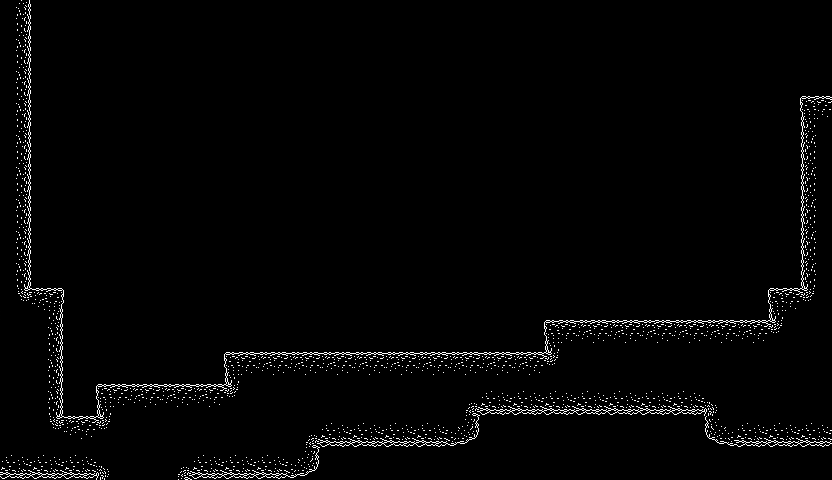

The image is a tile-based game level rendered from a .tmx file. Its description and complete source (layers, tilesets, objects, tile grids) follow:
An orthogonal 26x15 tile map with 32x32 px tiles, 2 tile layers (BackGround, Playable).

<map version="1.10" tiledversion="1.10.2" orientation="orthogonal" renderorder="right-down" width="26" height="15" tilewidth="32" tileheight="32" infinite="0" nextlayerid="10" nextobjectid="7">
 <tileset firstgid="1" name="BaseSet" tilewidth="32" tileheight="32" tilecount="96" columns="96">
  <image source="lunar1b_tileset_singlefile_fixed.png" width="3072" height="32" />
  <wangsets>
   <wangset name="Terrain" type="corner" tile="-1">
    <wangcolor name="" color="#ff0000" tile="-1" probability="1" />
    <wangtile tileid="1" wangid="0,0,0,1,0,0,0,0" />
    <wangtile tileid="2" wangid="0,0,0,1,0,1,0,0" />
    <wangtile tileid="3" wangid="0,0,0,0,0,1,0,0" />
    <wangtile tileid="4" wangid="0,1,0,1,0,0,0,0" />
    <wangtile tileid="5" wangid="0,1,0,1,0,1,0,1" />
    <wangtile tileid="6" wangid="0,0,0,0,0,1,0,1" />
    <wangtile tileid="7" wangid="0,1,0,0,0,0,0,0" />
    <wangtile tileid="8" wangid="0,1,0,0,0,0,0,1" />
    <wangtile tileid="9" wangid="0,0,0,0,0,0,0,1" />
    <wangtile tileid="54" wangid="0,1,0,0,0,1,0,1" />
    <wangtile tileid="55" wangid="0,0,0,1,0,1,0,1" />
    <wangtile tileid="57" wangid="0,1,0,1,0,1,0,0" />
    <wangtile tileid="95" wangid="0,1,0,1,0,0,0,1" />
   </wangset>
   <wangset name="Planet1" type="corner" tile="-1">
    <wangcolor name="" color="#ff0000" tile="-1" probability="1" />
    <wangtile tileid="21" wangid="0,1,0,1,0,0,0,0" />
    <wangtile tileid="22" wangid="0,1,0,1,0,1,0,1" />
    <wangtile tileid="23" wangid="0,0,0,0,0,1,0,1" />
    <wangtile tileid="27" wangid="0,1,0,0,0,0,0,0" />
    <wangtile tileid="28" wangid="0,1,0,0,0,0,0,1" />
    <wangtile tileid="29" wangid="0,0,0,0,0,0,0,1" />
    <wangtile tileid="33" wangid="0,0,0,1,0,0,0,0" />
    <wangtile tileid="34" wangid="0,0,0,1,0,1,0,0" />
    <wangtile tileid="35" wangid="0,0,0,0,0,1,0,0" />
   </wangset>
   <wangset name="Planet2" type="corner" tile="-1">
    <wangcolor name="" color="#ff0000" tile="-1" probability="1" />
    <wangtile tileid="24" wangid="0,1,0,1,0,0,0,0" />
    <wangtile tileid="25" wangid="0,1,0,1,0,1,0,1" />
    <wangtile tileid="26" wangid="0,0,0,0,0,1,0,1" />
    <wangtile tileid="30" wangid="0,1,0,0,0,0,0,0" />
    <wangtile tileid="31" wangid="0,1,0,0,0,0,0,1" />
    <wangtile tileid="32" wangid="0,0,0,0,0,0,0,1" />
    <wangtile tileid="36" wangid="0,0,0,1,0,0,0,0" />
    <wangtile tileid="37" wangid="0,0,0,1,0,1,0,0" />
    <wangtile tileid="38" wangid="0,0,0,0,0,1,0,0" />
   </wangset>
   <wangset name="PlatformEarth" type="edge" tile="-1">
    <wangcolor name="" color="#ff0000" tile="-1" probability="1" />
    <wangtile tileid="12" wangid="0,0,1,0,0,0,0,0" />
    <wangtile tileid="13" wangid="0,0,1,0,0,0,1,0" />
    <wangtile tileid="14" wangid="0,0,0,0,0,0,1,0" />
   </wangset>
   <wangset name="PlatformWalkWay" type="edge" tile="-1">
    <wangcolor name="" color="#ff0000" tile="-1" probability="1" />
    <wangtile tileid="49" wangid="0,0,1,0,0,0,0,0" />
    <wangtile tileid="50" wangid="0,0,1,0,0,0,1,0" />
    <wangtile tileid="51" wangid="0,0,0,0,0,0,1,0" />
    <wangtile tileid="52" wangid="0,0,1,0,0,0,1,0" />
   </wangset>
   <wangset name="AntennaTop" type="corner" tile="-1">
    <wangcolor name="" color="#ff0000" tile="-1" probability="1" />
    <wangtile tileid="39" wangid="0,1,0,0,0,0,0,0" />
    <wangtile tileid="40" wangid="0,0,0,0,0,0,0,1" />
    <wangtile tileid="43" wangid="0,0,0,1,0,0,0,0" />
    <wangtile tileid="44" wangid="0,0,0,0,0,1,0,0" />
   </wangset>
   <wangset name="AntennaBottom" type="corner" tile="-1">
    <wangcolor name="" color="#ff0000" tile="-1" probability="1" />
    <wangtile tileid="41" wangid="0,1,0,0,0,0,0,0" />
    <wangtile tileid="42" wangid="0,0,0,0,0,0,0,1" />
    <wangtile tileid="45" wangid="0,0,0,1,0,0,0,0" />
    <wangtile tileid="46" wangid="0,0,0,0,0,1,0,0" />
   </wangset>
   <wangset name="Transformer" type="edge" tile="-1">
    <wangcolor name="" color="#ff0000" tile="-1" probability="1" />
    <wangtile tileid="80" wangid="0,0,1,0,0,0,0,0" />
    <wangtile tileid="81" wangid="0,0,1,0,0,0,1,0" />
    <wangtile tileid="82" wangid="0,0,0,0,0,0,1,0" />
   </wangset>
  </wangsets>
 </tileset>
 <layer id="9" name="BackGround" width="26" height="15">
  <data encoding="csv">
0,0,0,0,0,0,0,0,0,0,0,0,0,0,0,0,0,0,0,0,0,0,0,0,0,0,
0,0,0,0,0,0,0,0,0,0,0,0,0,0,0,0,0,0,0,0,0,0,0,0,0,0,
0,0,0,0,0,0,0,0,0,0,0,0,0,0,0,0,0,0,0,0,0,0,0,0,0,0,
0,0,0,0,0,0,0,0,0,0,0,0,0,0,0,0,0,0,0,0,0,0,0,0,0,0,
0,0,0,0,0,0,0,0,0,0,0,0,0,0,0,0,0,0,0,0,0,0,0,0,0,0,
0,0,0,0,0,0,0,0,0,0,0,0,0,0,0,0,0,0,0,0,0,0,0,0,0,0,
0,0,0,0,0,0,0,0,0,0,0,0,0,0,0,0,0,0,0,0,0,0,0,0,0,0,
0,0,0,0,0,0,0,0,0,0,0,0,0,0,0,0,0,0,0,0,0,0,0,0,0,0,
0,0,0,0,0,0,0,0,0,0,0,0,0,0,0,0,0,0,0,0,0,0,0,0,0,0,
0,0,0,0,0,0,0,0,0,0,0,0,0,0,0,0,0,0,0,0,0,0,0,0,0,0,
0,0,0,0,0,0,0,0,0,0,0,0,0,0,0,0,0,0,0,0,0,0,0,0,0,0,
0,0,0,0,0,0,0,0,0,0,0,0,0,0,0,0,0,0,0,0,0,0,0,0,0,0,
0,0,0,0,0,0,0,0,0,0,0,0,0,0,0,0,0,0,0,0,0,0,0,0,0,0,
0,0,0,0,0,0,0,0,0,0,0,0,0,0,0,0,0,0,0,0,0,0,0,0,0,0,
0,0,0,0,0,0,0,0,0,0,0,0,0,0,0,0,0,0,0,0,0,0,0,0,0,0
</data>
 </layer>
 <layer id="1" name="Playable" class="Collidable" width="26" height="15">
  <properties>
   <property name="Collision" type="int" value="1" />
  </properties>
  <data encoding="csv">
7,0,0,0,0,0,0,0,0,0,0,0,0,0,0,0,0,0,0,0,0,0,0,0,0,0,
7,0,0,0,0,0,0,0,0,0,0,0,0,0,0,0,0,0,0,0,0,0,0,0,0,0,
7,0,0,0,0,0,0,0,0,0,0,0,0,0,0,0,0,0,0,0,0,0,0,0,0,0,
7,0,0,0,0,0,0,0,0,0,0,0,0,0,0,0,0,0,0,0,0,0,0,0,0,2,
7,0,0,0,0,0,0,0,0,0,0,0,0,0,0,0,0,0,0,0,0,0,0,0,0,5,
7,0,0,0,0,0,0,0,0,0,0,0,0,0,0,0,0,0,0,0,0,0,0,0,0,5,
7,0,0,0,0,0,0,0,0,0,0,0,0,0,0,0,0,0,0,0,0,0,0,0,0,5,
7,0,0,0,0,0,0,0,0,0,0,0,0,0,0,0,0,0,0,0,0,0,0,0,0,5,
7,0,0,0,0,0,0,0,0,0,0,0,0,0,0,0,0,0,0,0,0,0,0,0,0,5,
56,4,0,0,0,0,0,0,0,0,0,0,0,0,0,0,0,0,0,0,0,0,0,0,2,58,
6,7,0,0,0,0,0,0,0,0,0,0,0,0,0,0,0,2,3,3,3,3,3,3,58,6,
6,7,0,0,0,0,0,2,3,3,3,3,3,3,3,3,3,58,6,6,6,6,6,6,6,6,
6,7,0,2,3,3,3,58,6,6,6,6,6,6,55,9,9,9,9,9,9,9,96,6,6,6,
6,56,3,58,6,6,6,6,6,55,9,9,9,9,10,0,0,0,0,0,0,0,8,9,9,9,
9,9,9,96,6,55,9,9,9,10,0,0,0,0,0,0,0,0,0,0,0,0,0,0,0,0
</data>
 </layer>
</map>
